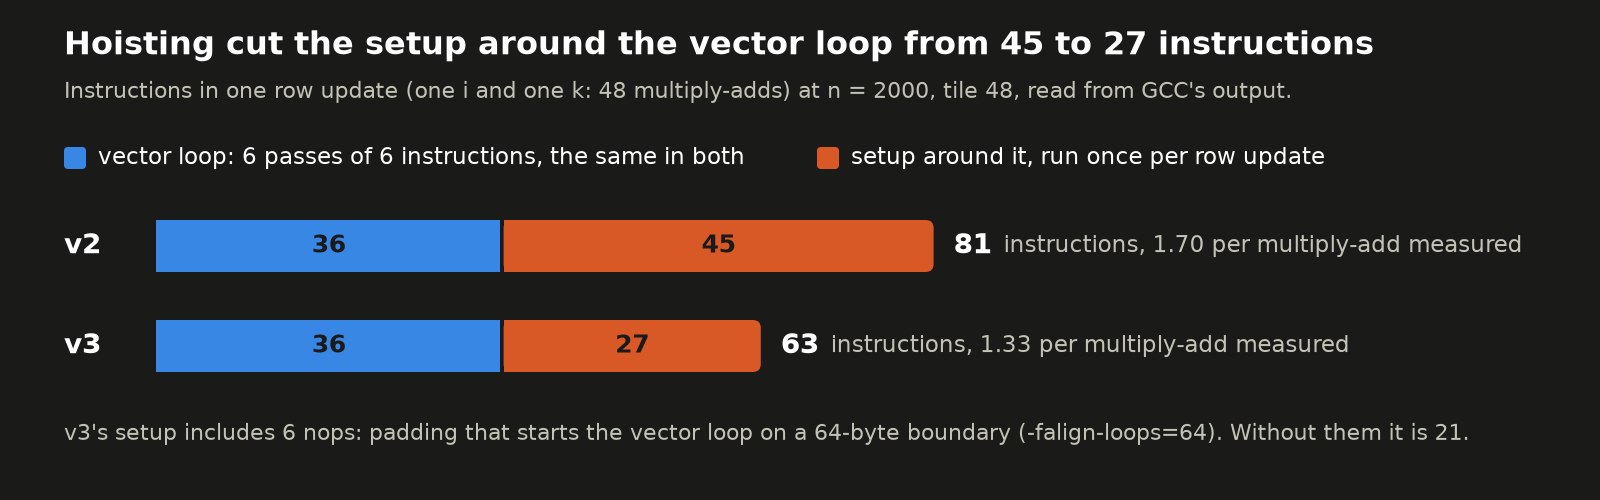

Source code (Python):
#!/usr/bin/env python3
"""Draws the chart in the v3 section of README.md: the instructions in one row update (one i and
one k of multiplyBlock, 48 multiply-adds at tile 48) in v2 and in v3, split into the vector loop
and the setup around it.

    python3 docs/v3/bookkeeping.py      # writes bookkeeping.png next to this file

The counts come from GCC 13.3's output for n = 2000, tile 48, with the Makefile's flags, read
along the path a row update takes (`objdump -d -C`). GROUPS repeats the README's table, so the
two can be checked against each other.
"""

from pathlib import Path

import matplotlib

matplotlib.use("Agg")
import matplotlib.pyplot as plt  # noqa: E402
from matplotlib.patches import FancyBboxPatch, Rectangle  # noqa: E402

OUT = Path(__file__).resolve().parent
# The palette of bench/plot.py's dark charts. Blue is the useful work, orange the overhead,
# as in docs/v2/alignment.png.
COLORS = {
    "surface": "#1a1a19", "ink": "#ffffff", "ink2": "#c3c2b7", "muted": "#898781",
    "loop": "#3987e5", "setup": "#d95926",
}
WIDTH, HEIGHT, DPI = 8.0, 2.5, 200    # inches; the PNG is 1600 x 500 pixels
LEFT = 0.32                           # left and right margin, inches
BAR_X = 0.78                          # where the bars start, inches
BAR_H = 0.26                          # bar thickness, inches (26 px at GitHub's usual scale)
GAP = 0.02                            # surface gap between the two segments, inches
RADIUS = 0.04                         # rounding of a bar's far end, inches
SCALE = 0.048                         # inches per instruction

# Instructions per row update, by what they do. The vector loop is 6 passes of 6 instructions.
GROUPS = {
    "v2": {"vector loop": 36, "load A[i][k] into 8 lanes": 1, "overlap checks": 14,
           "reloads and spills": 9, "address arithmetic": 7, "length checks": 8, "loop control": 6,
           "padding (nop)": 0},
    "v3": {"vector loop": 36, "load A[i][k] into 8 lanes": 2, "overlap checks": 5,
           "reloads and spills": 2, "address arithmetic": 3, "length checks": 6, "loop control": 3,
           "padding (nop)": 6},
}
# Instructions per multiply-add from the hardware counters (bench/results/v2.json and v3.json).
MEASURED = {"v2": 1.70, "v3": 1.33}


def text_width(fig, artist):
    """Width of a drawn text artist, in inches."""
    return artist.get_window_extent(renderer=fig.canvas.get_renderer()).width / fig.dpi


def bar(fig, ax, y, label):
    """Draws one version's bar centred on y: the vector loop, a gap, then the setup."""
    counts = GROUPS[label]
    loop = counts["vector loop"]
    setup = sum(counts.values()) - loop
    ax.text(LEFT, y, label, ha="left", va="center", fontsize=10, fontweight="bold", color=COLORS["ink"])

    # The vector loop sits on the baseline: square at both ends, the setup segment follows.
    loop_w = loop * SCALE
    ax.add_patch(Rectangle((BAR_X, y - BAR_H / 2), loop_w - GAP / 2, BAR_H, facecolor=COLORS["loop"],
                           linewidth=0))
    ax.text(BAR_X + loop_w / 2, y, f"{loop}", ha="center", va="center", fontsize=9, fontweight="bold",
            color=COLORS["surface"])

    # The setup segment: rounded at the far end only, so a square patch covers its near corners.
    start = BAR_X + loop_w + GAP / 2
    setup_w = setup * SCALE - GAP / 2
    ax.add_patch(FancyBboxPatch((start, y - BAR_H / 2), setup_w, BAR_H,
                                boxstyle=f"round,pad=0,rounding_size={RADIUS}", facecolor=COLORS["setup"],
                                linewidth=0))
    ax.add_patch(Rectangle((start, y - BAR_H / 2), setup_w - RADIUS, BAR_H, facecolor=COLORS["setup"],
                           linewidth=0))
    ax.text(start + setup_w / 2, y, f"{setup}", ha="center", va="center", fontsize=9, fontweight="bold",
            color=COLORS["surface"])

    # The total at the tip, then what the hardware counters measured.
    tip = ax.text(start + setup_w + 0.1, y, f"{loop + setup}", ha="left", va="center", fontsize=10,
                  fontweight="bold", color=COLORS["ink"])
    ax.text(start + setup_w + 0.1 + text_width(fig, tip) + 0.06, y,
            f"instructions, {MEASURED[label]:.2f} per multiply-add measured", ha="left", va="center",
            fontsize=8.4, color=COLORS["ink2"])


def legend(ax, y):
    """One row: a swatch beside each segment's name, in bar order."""
    x = LEFT
    for color, name in ((COLORS["loop"], "vector loop: 6 passes of 6 instructions, the same in both"),
                        (COLORS["setup"], "setup around it, run once per row update")):
        ax.add_patch(FancyBboxPatch((x, y - 0.055), 0.11, 0.11, boxstyle="round,pad=0,rounding_size=0.02",
                                    facecolor=color, linewidth=0))
        label = ax.text(x + 0.17, y, name, ha="left", va="center", fontsize=8.4, color=COLORS["ink"])
        x += 0.17 + text_width(ax.figure, label) + 0.36


def main():
    fig = plt.figure(figsize=(WIDTH, HEIGHT), dpi=DPI, facecolor=COLORS["surface"])
    ax = fig.add_axes([0, 0, 1, 1])
    ax.set_xlim(0, WIDTH)
    ax.set_ylim(0, HEIGHT)
    ax.axis("off")

    ax.text(LEFT, 2.27, "Hoisting cut the setup around the vector loop from 45 to 27 instructions",
            fontsize=11.5, fontweight="bold", color=COLORS["ink"], va="center")
    ax.text(LEFT, 2.04, "Instructions in one row update (one i and one k: 48 multiply-adds) at n = 2000, "
                        "tile 48, read from GCC's output.", fontsize=7.8, color=COLORS["ink2"], va="center")
    legend(ax, 1.71)
    bar(fig, ax, 1.27, "v2")
    bar(fig, ax, 0.77, "v3")
    ax.text(LEFT, 0.33, "v3's setup includes 6 nops: padding that starts the vector loop on a 64-byte boundary "
                        "(-falign-loops=64). Without them it is 21.", fontsize=7.8, color=COLORS["ink2"],
            va="center")

    fig.savefig(OUT / "bookkeeping.png", facecolor=COLORS["surface"])
    plt.close(fig)
    print(f"wrote {OUT / 'bookkeeping.png'}")


if __name__ == "__main__":
    main()
